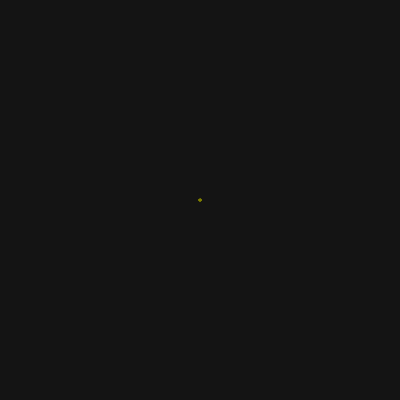
Frame 1 (no input)
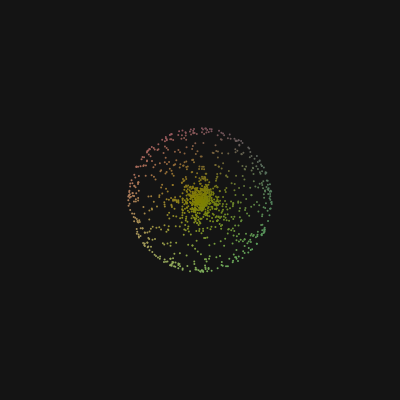
Frame 60 (no input)
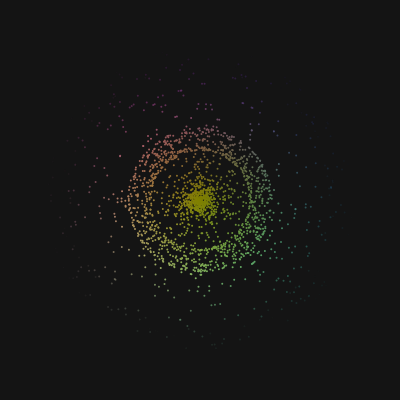
Frame 120 (the mouse pressed at the canvas centre since frame 60)

The p5.js sketch that drew these frames (run headless with seeded random() and noise() and a simulated clock; from frame 60 on, the mouse is pressed at the canvas centre):

// p5.js sketch
// ── sketch.js


var particles = []//array to store the particles
function setup() {
  createCanvas(400, 400);
  angleMode(DEGREES)//set the angle mode to degrees

}

function draw() {
  background(20);
  for(var i = 0; i<20; i++) {//to add 100 particles every time we refresh the page
    p = new Particle()//create a new particle object  
    particles.push(p)//add the new particle object to the particles array

  }
  for(var i = 0; i<particles.length; i++) {
    if(particles[i].alpha > 0) {//if the alpha value of the particle is less than or equal to 0, remove it from the array
      particles[i].update()
      particles[i].show()//call the update and show methods of the particle object
    }else{
      particles.splice(i,1)//remove the particle from the array
    }
    
  //
  }
}

// ── particle.js
class Particle{
  constructor () {
    this.pos = createVector(width / 2,height / 2) //position  of the particle will change whenever we refresh the page
    this.vel= createVector(0,0)//velocity
    this.acc = p5.Vector.random2D().normalize()//acceleration will be a random 2D vector  

    this.r=map(this.pos.x,0,width,255,0)//map the x position of the particle to a color value  
    this.g=map(this.pos.y,0,height,0,255)//map the y position of the particle to a color value  
    this.b=map(dist(width/2 , height/2,this.pos.x,this.pos.y),0,width/2,0,255)//map the distance of the particle from the center to a color value
    
    this.alpha = 255//alpha value for the particle  
  }
  update() {
    var m = map(sin(frameCount * 6), -1, 1, 0.4, 0.6) //calculate the magnitude of the acceleration using a sine function to create a pulsating effect
    this.acc.mult(m)

    this.vel.add(this.acc.mult(this.m)) //add the acceleration to the velocity 
    this.pos.add(this.vel)//add the velocity to the


    //colors should be updated every frame

    this.r=map(this.pos.x,0,width,255,0)//map the x position of the particle to a color value  
    this.g=map(this.pos.y,0,height,0,255)//map the y position of the particle to a color value  
    this.b=map(dist(width/2 , height/2,this.pos.x,this.pos.y),0,width/2,0,255)//map the distance of the particle from the center to a color value
    
    if(dist(width/2 , height/2,this.pos.x,this.pos.y) > 80) {//set particle to be full opacity for a while before reducing
      this.alpha -= 5//decrease the alpha value to create a fading effect   
  }}
  show(){
   noStroke()//remove the stroke 
    fill(this.r, this.g, this.b, this.alpha) //set the fill color with the alpha value
    ellipse(this.pos.x, this.pos.y, 2);
    
}
}
